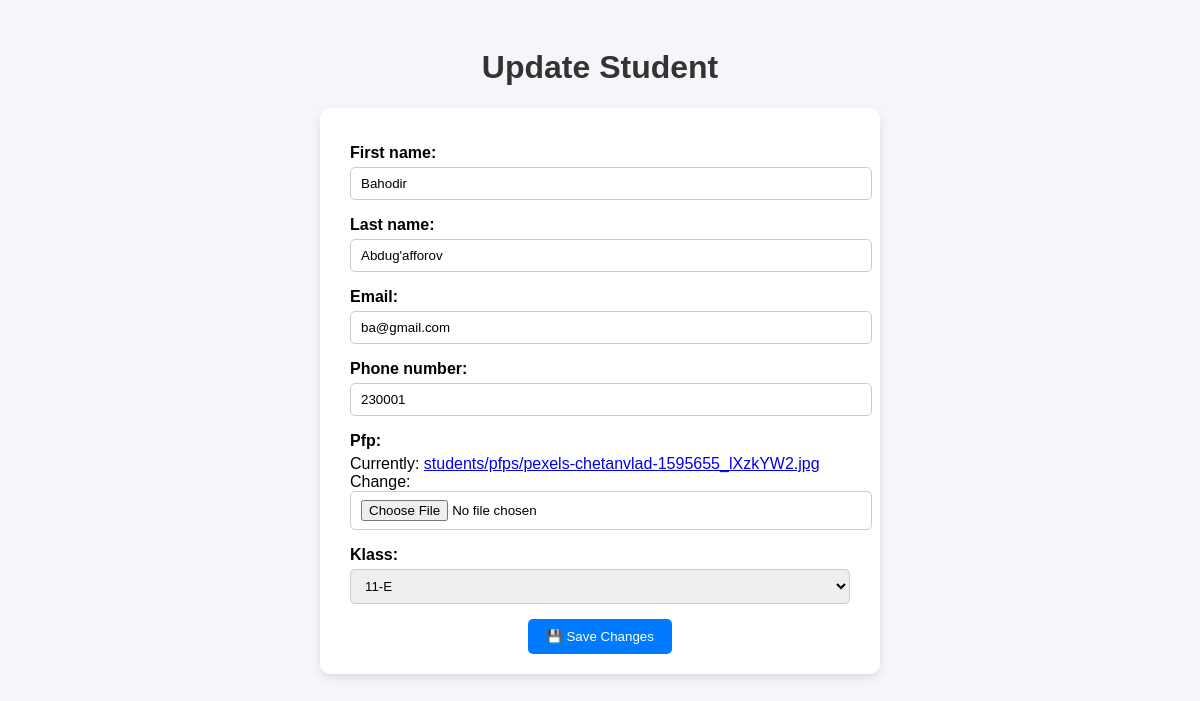
Screenshot of /lessons/students/edit/19/ with the database file from the repository.
### apps/lessons/models.py (models this page shows, shortened)
class Student(BaseModel) :
    first_name = models.CharField(max_length=200)
    last_name = models.CharField(max_length=200)
    email = models.EmailField(max_length=200)
    phone_number = models.CharField(max_length=20)
    pfp = models.ImageField(upload_to='students/pfps')
    klass = models.ForeignKey(Class, on_delete=models.SET_NULL, null = True)

### apps/lessons/views/Student/StudentUpdate/views.py (the view)
# urls.py: path('students/edit/<int:pk>/', student_update_view, name='student_update'),
def student_update_view(request, pk) :
    student = get_object_or_404(Student, pk=pk)
    form = StudentForm(instance=student)
    if request.method == 'POST' :
        form = StudentForm(request.POST, request.FILES, instance=student)
        if form.is_valid() :
            form.save()
            return redirect('student_list')
    return render(request, 'student/student_update.html', {'form': form})

### apps/lessons/forms.py
class StudentForm(forms.ModelForm):
    class Meta:
        model = Student
        fields = ['first_name', 'last_name', 'email', 'phone_number', 'pfp', 'klass']

### apps/lessons/models.py (called while the page is built)
    def __str__(self):
        return self.name

### templates/student/student_update.html (shortened to what this page needs)
<!DOCTYPE html>
<html lang="en">
<head>
</head>
<body>
    <h1>Update Student</h1>
    <form method="POST" enctype="multipart/form-data">
        {{ form.as_p }}
        <div style="text-align: center;">
            <button type="submit">💾 Save Changes</button>
        </div>
    </form>
</body>
</html>

### templates/student/student_update.html (style rules this page uses)
body { font-family: Arial, sans-serif; background-color: #f4f6f9; padding: 20px; }
h1 { text-align: center; color: #333; }
form { max-width: 500px; margin: 0 auto; background: #fff; padding: 20px 30px; border-radius: 10px; box-shadow: 0 4px 8px rgba(0,0,0,0.1); }
form p { margin-bottom: 15px; }
label { font-weight: bold; display: block; margin-bottom: 5px; }
input, select { width: 100%; padding: 8px 10px; border-radius: 5px; border: 1px solid #ccc; outline: none; }
button { background: #007bff; color: white; border: none; padding: 10px 18px; border-radius: 5px; cursor: pointer; }

### rows the page displays
Student: first_name "Bahodir", last_name "Abdug'afforov", email "ba@gmail.com", phone_number "230001", klass "11-E"
